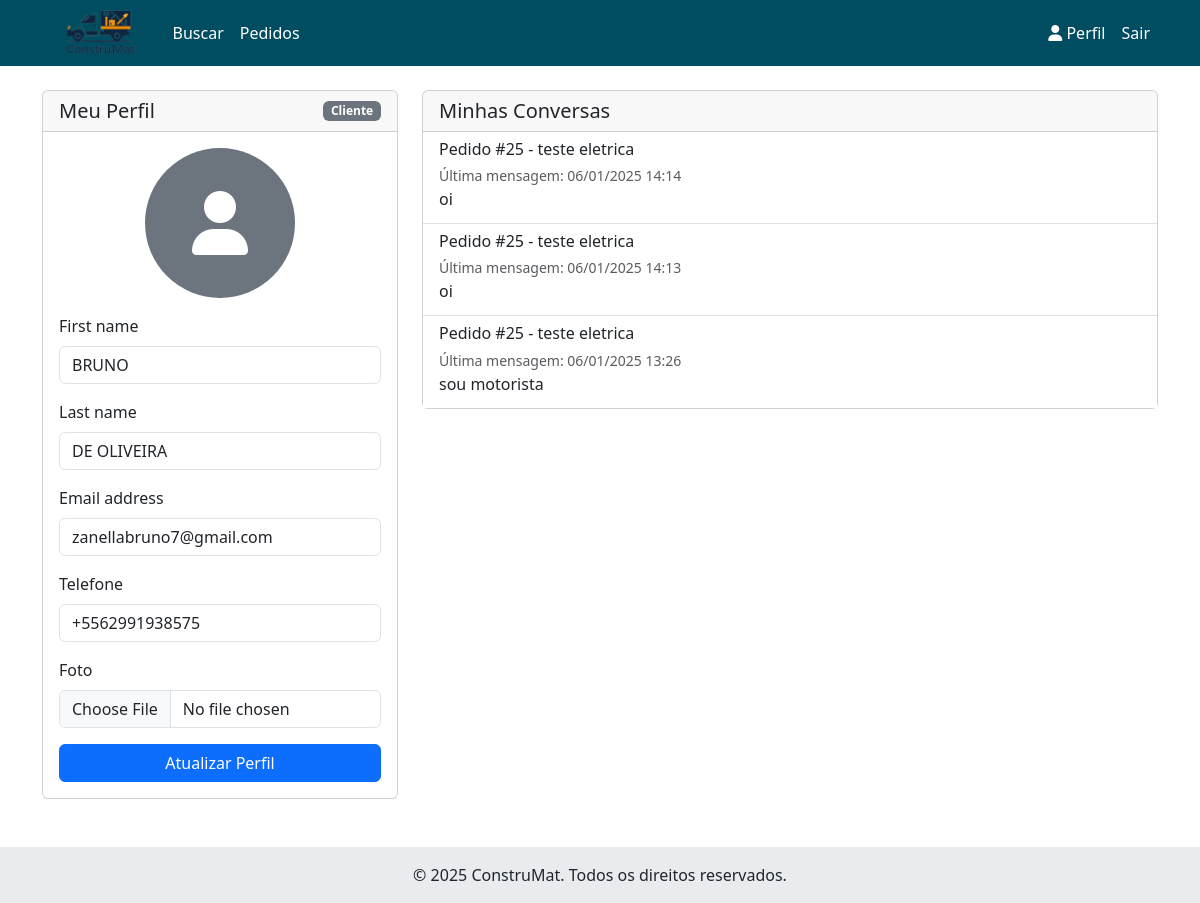
The app's page /usuarios/perfil/ (signed in) with its own data.
### usuarios/models.py (models this page shows, shortened)
class Usuario(AbstractUser):
    TIPO_USUARIO = (
        ('CLI', 'Cliente'),
        ('MOT', 'Motorista'),
        ('EMP', 'Empresa'),
    )
    tipo = models.CharField(max_length=3, choices=TIPO_USUARIO)
    telefone = PhoneNumberField(unique=True)
    foto = models.ImageField(upload_to='usuarios/', null=True, blank=True)
    class Meta:
        verbose_name = 'Usuário'
        verbose_name_plural = 'Usuários'

### chat/models.py (models this page shows, shortened)
class Conversa(models.Model):
    TIPO_CHOICES = [
        ('CLI_EMP', 'Cliente-Empresa'),
        ('CLI_MOT', 'Cliente-Motorista'),
        ('MOT_EMP', 'Motorista-Empresa'),
    ]
    pedido = models.ForeignKey('pedidos.Pedido', on_delete=models.CASCADE)
    tipo = models.CharField(max_length=7, choices=TIPO_CHOICES)
    iniciada_em = models.DateTimeField(auto_now_add=True)
    class Meta:
        verbose_name = 'Conversa'
        verbose_name_plural = 'Conversas'
        unique_together = ['pedido', 'tipo']
    @property
    def ultima_mensagem(self):
        return self.mensagem_set.order_by('-enviada_em').first()

class Mensagem(models.Model):
    conversa = models.ForeignKey(Conversa, on_delete=models.CASCADE)
    remetente = models.ForeignKey('usuarios.Usuario', on_delete=models.CASCADE)
    conteudo = models.TextField()
    enviada_em = models.DateTimeField(auto_now_add=True)
    lida = models.BooleanField(default=False)
    class Meta:
        verbose_name = 'Mensagem'
        verbose_name_plural = 'Mensagens'
        ordering = ['enviada_em']

### pedidos/models.py (models this page shows, shortened)
class Pedido(models.Model):
    STATUS_CHOICES = [
        ('PEN', 'Pendente'),  # Aguardando motorista
        ('ACE', 'Aceito'),    # Motorista aceitou
        ('RET', 'Retirado'),  # Motorista retirou na empresa
        ('SAI', 'Saiu para entrega'),
        ('ENT', 'Entregue'),
        ('CAN', 'Cancelado')
    ]
    cliente = models.ForeignKey('usuarios.Usuario', on_delete=models.CASCADE, related_name='pedidos_cliente')
    empresa = models.ForeignKey('empresas.Empresa', on_delete=models.CASCADE)
    motorista = models.ForeignKey('usuarios.Motorista', on_delete=models.SET_NULL, null=True, blank=True)
    status = models.CharField(max_length=3, choices=STATUS_CHOICES, default='PEN')
    data_pedido = models.DateTimeField(auto_now_add=True)
    data_aceite = models.DateTimeField(null=True, blank=True)
    data_retirada = models.DateTimeField(null=True, blank=True)
    data_entrega = models.DateTimeField(null=True, blank=True)
    endereco_entrega = models.CharField(max_length=255)
    observacao = models.TextField(blank=True)
    class Meta:
        ordering = ['-data_pedido']

### empresas/models.py (models this page shows, shortened)
class Empresa(models.Model):
    usuario = models.OneToOneField(Usuario, on_delete=models.CASCADE)
    nome_fantasia = models.CharField(max_length=100)
    razao_social = models.CharField(max_length=100)
    cnpj = models.CharField(max_length=14, unique=True)
    tipo = models.ForeignKey(TipoEmpresa, on_delete=models.PROTECT)
    endereco = models.CharField('Endereço', max_length=200)
    latitude = models.DecimalField(max_digits=9, decimal_places=6)
    longitude = models.DecimalField(max_digits=9, decimal_places=6)
    hora_abertura = models.TimeField('Horário de Abertura')
    hora_fechamento = models.TimeField('Horário de Fechamento')
    foto = models.ImageField(upload_to='empresas/')
    ativo = models.BooleanField(default=True)
    class Meta:
        verbose_name = 'Empresa'
        verbose_name_plural = 'Empresas'

### usuarios/views.py (the view)
# urls.py: path('perfil/', views.perfil, name='perfil'),
@login_required
def perfil(request):
    if request.method == 'POST':
        form = PerfilForm(request.POST, request.FILES, instance=request.user)
        if form.is_valid():
            form.save()
            messages.success(request, 'Perfil atualizado com sucesso!')
            return redirect('perfil')
    else:
        form = PerfilForm(instance=request.user)
        if hasattr(request.user, 'motorista'):
            motorista = request.user.motorista
            if not motorista.disponivel:
                motorista.disponivel = True
                motorista.save()
    conversas = Conversa.objects.filter(
        Q(pedido__cliente=request.user) |
        Q(pedido__empresa__usuario=request.user) |
        Q(pedido__motorista__usuario=request.user)
    ).annotate(
        ultima_mensagem_data=Max('mensagem__enviada_em'),
        mensagens_nao_lidas=Count(
            'mensagem',
            filter=Q(
                mensagem__lida=False
            ) & ~Q(mensagem__remetente=request.user)  # Corrigido para evitar erro de sintaxe
        )
    ).order_by('-ultima_mensagem_data')
    for conversa in conversas:
        ultima_mensagem_obj = conversa.mensagem_set.filter(enviada_em=conversa.ultima_mensagem_data).first()
        conversa.ultima_mensagem_obj = ultima_mensagem_obj  # Criando um campo adicional com a última mensagem
    return render(request, 'usuarios/perfil.html', {
        'form': form,
        'conversas': conversas
    })

### usuarios/forms.py
class PerfilForm(forms.ModelForm):
    class Meta:
        model = Usuario
        fields = ['first_name', 'last_name', 'email', 'telefone', 'foto']
    def __init__(self, *args, **kwargs):
        super().__init__(*args, **kwargs)
        for field in self.fields.values():
            field.widget.attrs['class'] = 'form-control'

### usuarios/context_processors.py (called while the page is built)
def notificacoes(request):
    if request.user.is_authenticated:
        conversas = Conversa.objects.filter(
            Q(pedido__cliente=request.user) |
            Q(pedido__empresa__usuario=request.user) |
            Q(pedido__motorista__usuario=request.user)
        ).annotate(
            mensagens_nao_lidas=Count(
                'mensagem',
                filter=Q(
                    mensagem__lida=False
                ) & ~Q(mensagem__remetente=request.user)
            )
        )
        mensagens_nao_lidas = sum(conversa.mensagens_nao_lidas for conversa in conversas)
    else:
        mensagens_nao_lidas = 0
    return {'mensagens_nao_lidas': mensagens_nao_lidas}

### templates/usuarios/perfil.html (shortened to what this page needs)
{% extends 'base.html' %}
{% block content %}
<div class="row">
    <div class="col-md-4 mb-4">
        <div class="card">
            <div class="card-header d-flex justify-content-between align-items-center">
                <h5 class="mb-0">Meu Perfil</h5>
                <a href="{% url 'alterar_tipo_usuario' %}" class="badge bg-secondary text-decoration-none text-white">
                    {% if user.tipo == 'MOT' %}
                        Motorista
                    {% elif user.tipo == 'CLI' %}
                        Cliente
                    {% elif user.tipo == 'EMP' %}
                        Empresa
                    {% else %}
                        Desconhecido
                    {% endif %}
                </a>
            </div>
            <div class="card-body">
                <div class="text-center mb-3">
                    {% if user.foto %}
                    <img src="{{ user.foto.url }}" alt="Foto de perfil" class="rounded-circle img-thumbnail"
                         style="width: 150px; height: 150px; object-fit: cover;">
                    {% else %}
                    <div class="rounded-circle bg-secondary d-flex align-items-center justify-content-center mx-auto"
                         style="width: 150px; height: 150px;">
                        <i class="fas fa-user fa-4x text-white"></i>
                    </div>
                    {% endif %}
                </div>
                <form method="post" enctype="multipart/form-data">
                    {% for field in form %}
                    <div class="mb-3">
                        <label for="{{ field.id_for_label }}" class="form-label">{{ field.label }}</label>
                        {{ field }}
                    </div>
                    {% endfor %}
                    <div class="d-grid">
                        <button type="submit" class="btn btn-primary">Atualizar Perfil</button>
                    </div>
                </form>
            </div>
        </div>
    </div>
    <div class="col-md-8">
        <div class="card">
            <div class="card-header">
                <h5 class="mb-0">Minhas Conversas</h5>
            </div>
            <div class="card-body p-0">
                <div class="list-group list-group-flush">
                    {% for conversa in conversas %}
                    <a href="{% url 'chat_pedido' conversa.pedido.id %}" class="list-group-item list-group-item-action">
                        <div class="d-flex w-100 justify-content-between align-items-center">
                            <div>
                                <h6 class="mb-1">Pedido #{{ conversa.pedido.id }} - {{ conversa.pedido.empresa.nome_fantasia }}</h6>
                                <small class="text-muted">
                                    Última mensagem: {{ conversa.ultima_mensagem.enviada_em|date:"d/m/Y H:i" }}
                                </small>
                            </div>
                        </div>
                        <p class="mb-1 text-truncate">{{ conversa.ultima_mensagem.conteudo }}</p>
                    </a>
                    {% empty %}
                    <div class="text-center p-4">
                        <p class="mb-0 text-muted">Nenhuma conversa encontrada.</p>
                    </div>
                    {% endfor %}
                </div>
            </div>
        </div>
    </div>
</div>
{% endblock %}

### templates/base.html (style rules this page uses)
:root { --primary-color: #004d61; --accent-color: #ff6f3c; --background-color: #f8f9fa; --text-color: #ffffff; --footer-color: #e9ecef; }

### records on screen
Usuario: form "BRUNO" "DE OLIVEIRA" "zanellabruno7@gmail.com" "+5562991938575"
Conversa: pedido.id "25", pedido.empresa.nome_fantasia "teste eletrica", ultima_mensagem.enviada_em "06/01/2025 14:14", ultima_mensagem.conteudo "oi"
Conversa: pedido.id "25", pedido.empresa.nome_fantasia "teste eletrica", ultima_mensagem.enviada_em "06/01/2025 14:13", ultima_mensagem.conteudo "oi"
Conversa: pedido.id "25", pedido.empresa.nome_fantasia "teste eletrica", ultima_mensagem.enviada_em "06/01/2025 13:26", ultima_mensagem.conteudo "sou motorista"

### other values on screen
{{ field.label }} "First name" "Last name" "Email address" "Telefone" "Foto"
